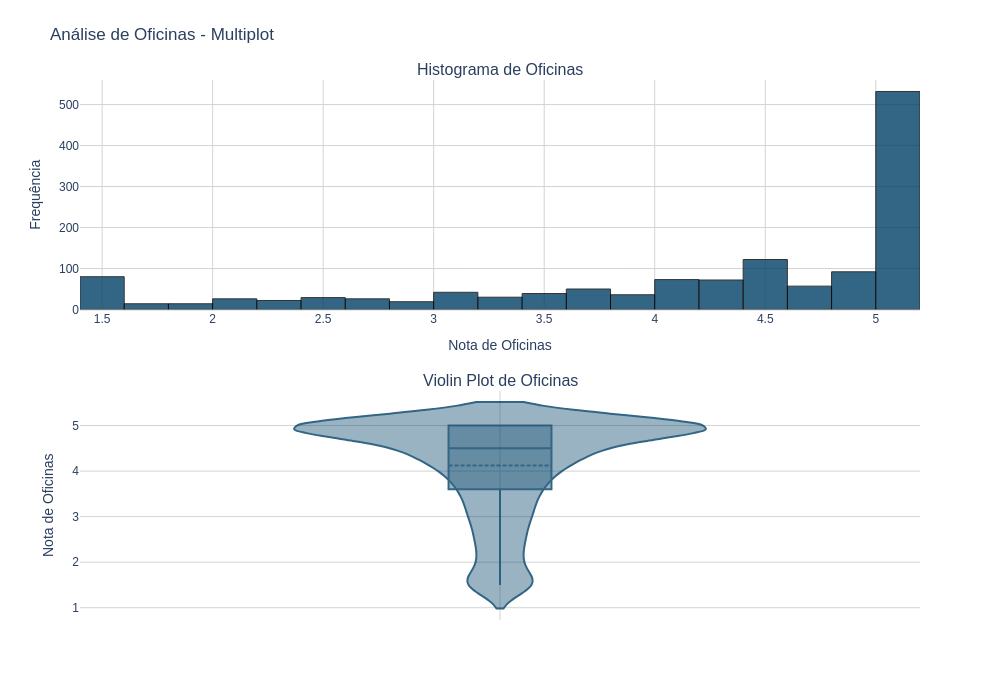

Notebook source saved alongside this figure:
### Markdown cell above
Histograma e Violin Plot [Oficinas/Talleres]

### Code cell
# Criar subplots com 2 linhas e 1 coluna para acomodar o histograma e o violin plot
fig = make_subplots(
    rows=2,
    cols=1,
    subplot_titles=('Histograma de Oficinas', 'Violin Plot de Oficinas'), # Títulos para cada subplot
    vertical_spacing=0.15  # Aumentar o espaço vertical entre os subplots para evitar sobreposição de títulos/rótulos
)

# Adicionar o histograma para a coluna 'Oficinas'
fig.add_trace(
    go.Histogram(
        x=df_consolidado['Oficinas'], # Dados para o histograma
        nbinsx=30, # Número de bins no histograma
        name='', # Nome da trace (não exibido com showlegend=False)
        marker=dict(
            color='#004066', # Cor das barras do histograma
            opacity=0.8, # Opacidade das barras
            line=dict(color='black', width=1) # Adiciona borda preta às barras
        )
    ),
    row=1, col=1 # Posicionar no primeiro subplot (primeira linha, primeira coluna)
)

# Adicionar o violin plot para a coluna 'Oficinas'
fig.add_trace(
    go.Violin(
        y=df_consolidado['Oficinas'], # Dados para o violin plot
        name='', # Nome da trace
        marker_color='#004066', # Cor do violin plot
        opacity=0.8, # Opacidade
        box_visible=True, # Mostrar box plot dentro do violin plot
        meanline_visible=True # Mostrar linha da média
    ),
    row=2, col=1 # Posicionar no segundo subplot (segunda linha, primeira coluna)
)


# Atualizar configurações gerais de layout do gráfico
fig.update_layout(
    title_text="Análise de Oficinas - Multiplot", # Título principal do gráfico
    height=900, # Altura do gráfico em pixels
    showlegend=False, # Não mostrar a legenda
    plot_bgcolor='white', # Cor de fundo da área de plotagem
    paper_bgcolor='white', # Cor de fundo do papel (área fora da plotagem)
    font=dict(family="Arial"), # Fonte do texto do gráfico
    margin=dict(t=80) # Aumentar margem superior para o título principal não ficar muito próximo do topo
)

# Atualizar layout dos eixos do histograma
fig.update_xaxes(title_text="Nota de Oficinas", row=1, col=1, gridcolor='lightgray', zerolinecolor='lightgray') # Rótulo do eixo X
fig.update_yaxes(title_text="Frequência", row=1, col=1, gridcolor='lightgray', zerolinecolor='lightgray') # Rótulo do eixo Y

# Atualizar layout dos eixos do violin plot
fig.update_xaxes(title_text="", row=2, col=1, gridcolor='lightgray', zerolinecolor='lightgray') # Remover rótulo do eixo X para evitar redundância
fig.update_yaxes(title_text="Nota de Oficinas", row=2, col=1, gridcolor='lightgray', zerolinecolor='lightgray') # Rótulo do eixo Y


fig.update_layout(height=700, width=1000) # Ajustar altura e largura finais do gráfico
# Mostrar o gráfico
fig.show()

### Figure 1 — Plotly figure (JSON) as saved in the notebook; plotly's stock layout.template omitted (floating-point values rounded to 4 significant figures; data arrays with more than 128 entries replaced by an {"elided": "..."} marker saying what was removed)
{"data": [{"marker": {"color": "#004066", "line": {"color": "black", "width": 1}, "opacity": 0.8}, "name": "", "nbinsx": 30, "type": "histogram", "x": {"elided": "1375 float values"}, "xaxis": "x", "yaxis": "y"}, {"box": {"visible": true}, "marker": {"color": "#004066"}, "meanline": {"visible": true}, "name": "", "opacity": 0.8, "type": "violin", "xaxis": "x2", "y": {"elided": "1375 float values"}, "yaxis": "y2"}], "layout": {"annotations": [{"font": {"size": 16}, "showarrow": false, "text": "Histograma de Oficinas", "x": 0.5, "xanchor": "center", "xref": "paper", "y": 1, "yanchor": "bottom", "yref": "paper"}, {"font": {"size": 16}, "showarrow": false, "text": "Violin Plot de Oficinas", "x": 0.5, "xanchor": "center", "xref": "paper", "y": 0.425, "yanchor": "bottom", "yref": "paper"}], "font": {"family": "Arial"}, "height": 700, "margin": {"t": 80}, "paper_bgcolor": "white", "plot_bgcolor": "white", "showlegend": false, "title": {"text": "Análise de Oficinas - Multiplot"}, "width": 1000, "xaxis": {"anchor": "y", "domain": [0, 1], "gridcolor": "lightgray", "title": {"text": "Nota de Oficinas"}, "zerolinecolor": "lightgray"}, "xaxis2": {"anchor": "y2", "domain": [0, 1], "gridcolor": "lightgray", "title": {"text": ""}, "zerolinecolor": "lightgray"}, "yaxis": {"anchor": "x", "domain": [0.575, 1], "gridcolor": "lightgray", "title": {"text": "Frequência"}, "zerolinecolor": "lightgray"}, "yaxis2": {"anchor": "x2", "domain": [0, 0.425], "gridcolor": "lightgray", "title": {"text": "Nota de Oficinas"}, "zerolinecolor": "lightgray"}}}
